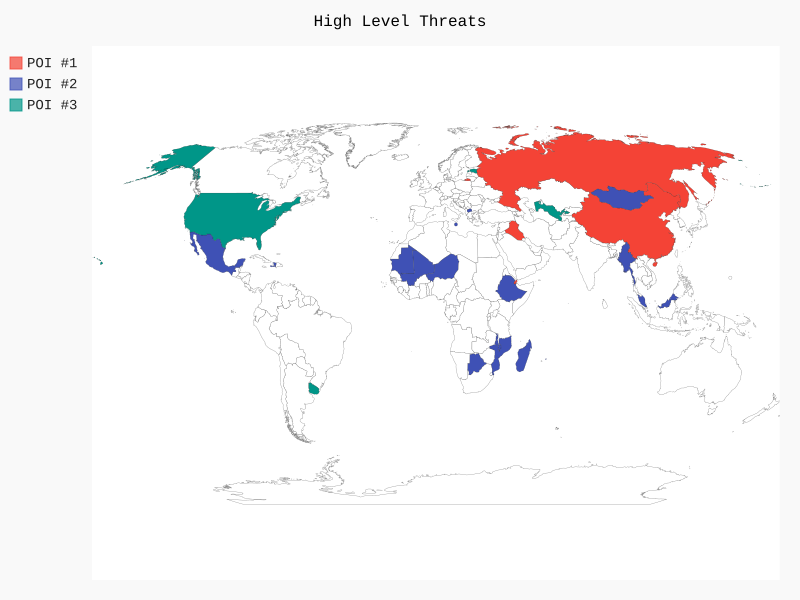

Source code (Python):
import pygal
wm = pygal.maps.world.World()
wm.title = 'High Level Threats'
wm.add('POI #1', ['ru', 'iq','dj','cn'])
wm.add('POI #2', ['ne', 'bw', 'et', 'ht', 'mg',
                                   'mk', 'ml', 'mm', 'mn', 'mo',
                                   'mr', 'mt', 'mu', 'mv', 'mw',
                                   'mx', 'my', 'mz'])
wm.add('POI #3', ['us', 'ee', 'us', 'uy', 'uz'])
wm.render()
wm.render_to_file('americas.svg')
